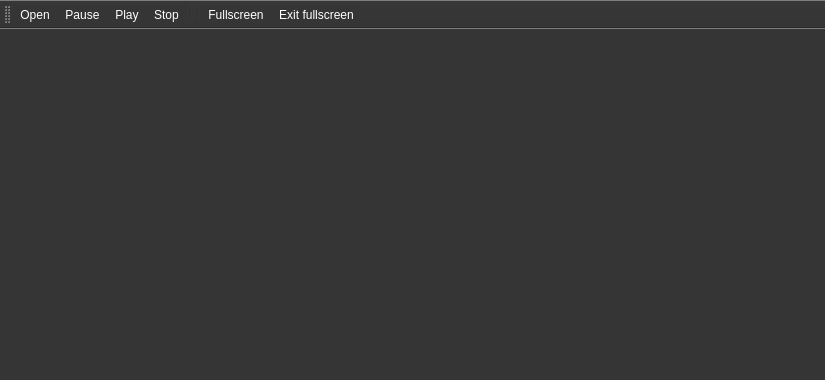
<?xml version="1.0" encoding="UTF-8"?>
<ui version="4.0">
 <class>MainWindow</class>
 <widget class="QMainWindow" name="MainWindow">
  <property name="geometry">
   <rect>
    <x>0</x>
    <y>0</y>
    <width>825</width>
    <height>380</height>
   </rect>
  </property>
  <property name="windowTitle">
   <string>QPlayer</string>
  </property>
  <property name="styleSheet">
   <string notr="true">*{
color:#ffffff; 
background-color:#353535; 
font-size: 12px;}

*:hover{color:yellow;}
*:focus{color:yellow;}
</string>
  </property>
  <widget class="QWidget" name="centralWidget">
   <widget class="QSplitter" name="splitter">
    <property name="geometry">
     <rect>
      <x>9</x>
      <y>9</y>
      <width>180</width>
      <height>30</height>
     </rect>
    </property>
    <property name="orientation">
     <enum>Qt::Horizontal</enum>
    </property>
   </widget>
  </widget>
  <widget class="QStatusBar" name="statusBar">
   <property name="toolTip">
    <string>Duration.</string>
   </property>
   <property name="styleSheet">
    <string notr="true"/>
   </property>
  </widget>
  <widget class="QToolBar" name="toolBar">
   <property name="windowTitle">
    <string>toolBar</string>
   </property>
   <property name="layoutDirection">
    <enum>Qt::LeftToRight</enum>
   </property>
   <property name="autoFillBackground">
    <bool>false</bool>
   </property>
   <property name="styleSheet">
    <string notr="true">QToolbar{color:#ffffff; 
background-color:#353535; 
border: 2px solid #353535; 
border-radius: 3px;
font-size: 12px;}</string>
   </property>
   <attribute name="toolBarArea">
    <enum>TopToolBarArea</enum>
   </attribute>
   <attribute name="toolBarBreak">
    <bool>false</bool>
   </attribute>
   <addaction name="actionOpen"/>
   <addaction name="actionPause"/>
   <addaction name="actionPlay"/>
   <addaction name="actionStop"/>
   <addaction name="separator"/>
   <addaction name="separator"/>
   <addaction name="actionFullscreen"/>
   <addaction name="actionExit_fullscreen"/>
  </widget>
  <action name="actionOpen">
   <property name="text">
    <string>Open</string>
   </property>
   <property name="toolTip">
    <string>open</string>
   </property>
   <property name="font">
    <font>
     <pointsize>11</pointsize>
    </font>
   </property>
  </action>
  <action name="actionPause">
   <property name="text">
    <string>Pause</string>
   </property>
   <property name="font">
    <font>
     <pointsize>11</pointsize>
    </font>
   </property>
  </action>
  <action name="actionPlay">
   <property name="text">
    <string>Play</string>
   </property>
   <property name="toolTip">
    <string>Play</string>
   </property>
   <property name="font">
    <font>
     <pointsize>11</pointsize>
    </font>
   </property>
  </action>
  <action name="actionStop">
   <property name="text">
    <string>Stop</string>
   </property>
   <property name="toolTip">
    <string>Stop</string>
   </property>
   <property name="font">
    <font>
     <pointsize>11</pointsize>
    </font>
   </property>
  </action>
  <action name="actionFullscreen">
   <property name="text">
    <string>Fullscreen</string>
   </property>
   <property name="toolTip">
    <string>Press Alt+F4 to quit the fullscreen frame &amp;  press exit fullscreen</string>
   </property>
  </action>
  <action name="actionExit_fullscreen">
   <property name="text">
    <string>Exit fullscreen</string>
   </property>
   <property name="toolTip">
    <string>Press to quit fullscreen state</string>
   </property>
   <property name="font">
    <font>
     <pointsize>11</pointsize>
    </font>
   </property>
  </action>
 </widget>
 <layoutdefault spacing="6" margin="11"/>
 <resources/>
 <connections/>
</ui>
